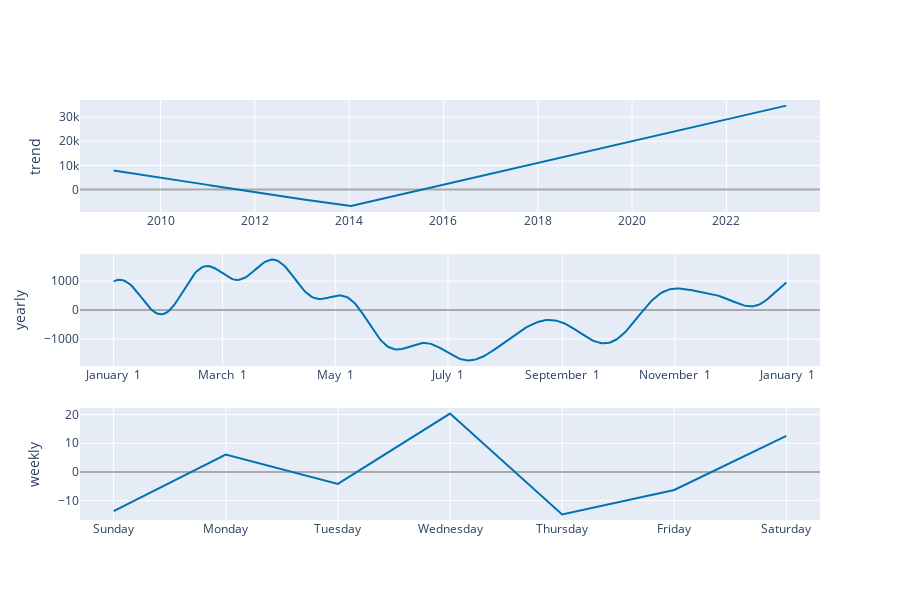

Write notebook code for a chart like this one.
### Markdown cell above
components plot on an interactif figure

### Code cell
plot_components_plotly(m, forecast)

### Figure 1 — Plotly figure (JSON) as saved in the notebook; plotly's stock layout.template omitted (floating-point values rounded to 4 significant figures; data arrays with more than 128 entries replaced by an {"elided": "..."} marker saying what was removed)
{"data": [{"line": {"color": "#0072B2", "width": 2}, "mode": "lines", "name": "trend", "type": "scatter", "x": {"elided": "5211 str values"}, "xaxis": "x", "y": {"elided": "5211 float values"}, "yaxis": "y"}, {"line": {"color": "#0072B2", "width": 2}, "mode": "lines", "name": "yearly", "type": "scatter", "x": {"elided": "365 str values"}, "xaxis": "x2", "y": {"elided": "365 float values"}, "yaxis": "y2"}, {"line": {"color": "#0072B2", "width": 2}, "mode": "lines", "name": "weekly", "type": "scatter", "x": ["2017-01-01T00:00:00", "2017-01-02T00:00:00", "2017-01-03T00:00:00", "2017-01-04T00:00:00", "2017-01-05T00:00:00", "2017-01-06T00:00:00", "2017-01-07T00:00:00"], "xaxis": "x3", "y": [-13.68, 6.06, -4.185, 20.36, -14.83, -6.318, 12.59], "yaxis": "y3"}], "layout": {"height": 600, "showlegend": false, "width": 900, "xaxis": {"anchor": "y", "domain": [0, 1], "range": ["2008-04-17T12:00:00", "2023-12-26T12:00:00"], "type": "date"}, "xaxis2": {"anchor": "y2", "domain": [0, 1], "range": ["2016-12-13T18:54:02.958904115", "2018-01-18T11:04:57.863013581"], "tickformat": "%B %e", "type": "date"}, "xaxis3": {"anchor": "y3", "domain": [0, 1], "range": ["2016-12-31T16:48:00", "2017-01-07T07:12:00"], "tickformat": "%A", "type": "date"}, "yaxis": {"anchor": "x", "domain": [0.7333, 1], "rangemode": "normal", "title": {"text": "trend"}, "zerolinecolor": "#AAA"}, "yaxis2": {"anchor": "x2", "domain": [0.3667, 0.6333], "title": {"text": "yearly"}, "zerolinecolor": "#AAA"}, "yaxis3": {"anchor": "x3", "domain": [0, 0.2667], "title": {"text": "weekly"}, "zerolinecolor": "#AAA"}}}
